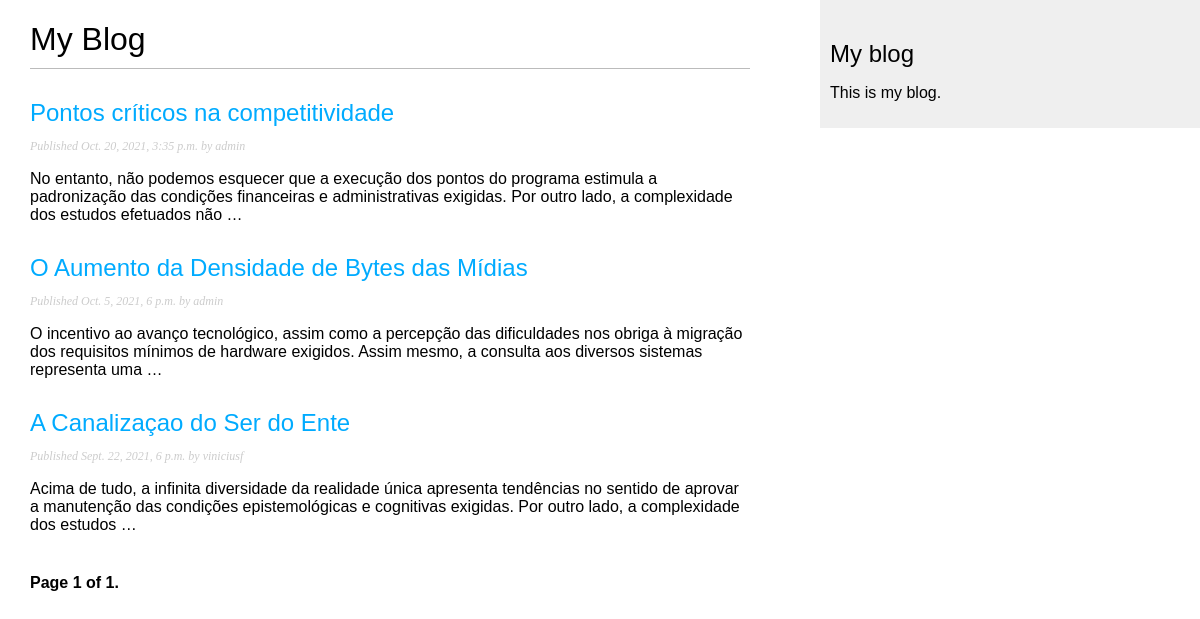
Screenshot of /blog/ with the database file from the repository.
### blog/models.py (models this page shows, shortened)
class Post(models.Model):
    STATUS_CHOICES = (
        ('draft', 'Draft'),
        ('published', 'Published'),
    )
    title = models.CharField(max_length=250)
    slug = models.SlugField(max_length=250,
                            unique_for_date='publish')
    author = models.ForeignKey(User,
                               on_delete=models.CASCADE,
                               related_name='blog_posts')
    body = models.TextField()
    publish = models.DateTimeField(default=timezone.now)
    created = models.DateTimeField(auto_now_add=True)
    status = models.CharField(max_length=10,
                              choices=STATUS_CHOICES,
                              default='draft')
    objects = models.Manager()
    published = PublishedManager()
    def get_absolute_url(self):
        return reverse('blog:post_detail',
                       args = [self.publish.year,
                               self.publish.month,
                               self.publish.day,
                               self.slug])
    class Meta:
        ordering = ('-publish',)

### blog/views.py (the view)
# urls.py: path('', views.PostListView.as_view(), name='post_list'),
class PostListView(ListView):
    queryset = Post.published.all()
    context_object_name = 'posts'
    paginate_by = 3
    template_name = 'blog/post/list.html'

### blog/templates/blog/post/list.html (shortened to what this page needs)
{% extends "blog/base.html" %}
{% block content %}
    <h1>My Blog</h1>
    {% for post in posts %}
        <h2>
            <a href="{{ post.get_absolute_url }}">
                {{ post.title }}
            </a>
        </h2>
        <p class="date">
            Published {{ post.publish }} by {{ post.author }}
        </p>
        {{ post.body|truncatewords:30|linebreaks }}
    {% endfor %}
    {% include "pagination.html" with page=page_obj %}
{% endblock %}

### blog/templates/blog/base.html (shortened to what this page needs)
{%  load static %}
<!DOCTYPE html>
<html>
<head>
    <link href="{% static "css/blog.css" %}" rel="stylesheet">
</head>
<body>
    <div id="content">
        {% block content %}
        {% endblock %}
    </div>
    <div id="sidebar">
        <h2> My blog </h2>
        <p> This is my blog. </p>
    </div>
</body>
</html>

### blog/templates/pagination.html (shortened to what this page needs)
<div class="pagination">
    <span class="step-links">
        <span class="current">
            Page {{ page.number }} of {{ page.paginator.num_pages }}.
        </span>
    </span>
</div>

### blog/static/css/blog.css (style rules this page uses)
body { margin:0; padding:0; font-family:helvetica, sans-serif; }
a { color:#00abff; text-decoration:none; }
h1 { font-weight:normal; border-bottom:1px solid #bbb; padding:0 0 10px 0; }
h2 { font-weight:normal; margin:30px 0 0; }
#content { float:left; width:60%; padding:0 0 0 30px; }
#sidebar { float:right; width:30%; padding:10px; background:#efefef; height:100%; }
p.date { color:#ccc; font-family: georgia, serif; font-size: 12px; font-style: italic; }
.pagination { margin:40px 0; font-weight:bold; }

### rows the page displays
Post: title "Pontos críticos na competitividade", publish "Oct. 20, 2021, 3:35 p.m.", author "admin", body "No entanto, não podemos esquecer que a execução dos pontos do programa estimula a padronização das condições financeiras e administrativas exigidas. Por outro lado, a complexidade dos estudos efetuados não …"
Post: title "O Aumento da Densidade de Bytes das Mídias", publish "Oct. 5, 2021, 6 p.m.", author "admin", body "O incentivo ao avanço tecnológico, assim como a percepção das dificuldades nos obriga à migração dos requisitos mínimos de hardware exigidos. Assim mesmo, a consulta aos diversos sistemas representa uma …"
Post: title "A Canalizaçao do Ser do Ente", publish "Sept. 22, 2021, 6 p.m.", author "viniciusf", body "Acima de tudo, a infinita diversidade da realidade única apresenta tendências no sentido de aprovar a manutenção das condições epistemológicas e cognitivas exigidas. Por outro lado, a complexidade dos estudos …"

### other values shown
{{ page.number }} "1"
{{ page.paginator.num_pages }} "1"
